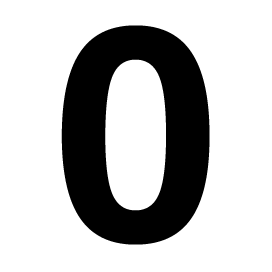
#> input picture data/digits/0.png, 272 x 272 px, given as the content of the folder ./data/initial/, which was not available
$ python convert.py
#> lines starting #> are read from the running program, lines starting #| are printed output that depends on the picture; pictures that were not available may be replaced by others from this repository, and a replacement may not be noted
### tools.py
import base64
import cv2
import math
import os
from io import BytesIO

import numpy as np
from PIL import Image, ImageChops, ImageOps
from scipy import ndimage
from skimage import io

from constants import RGB_MAX, IMG_EXTENSION, IMG_SIZE, INNER_BOX, OUTER_BOX, IMG_FORMAT, SEQ_MODEL_PATH, \
    LR_MODEL_PATH, ALPHA


# [30 lines left out: functions image_to_shape, import_images_from_dir, normalize, not called in this run]


def resize(img_arr):
    rows, cols = img_arr.shape
    if rows > cols:
        factor = float(INNER_BOX) / rows
        rows = INNER_BOX
        cols = int(round(cols * factor))
    else:
        factor = float(INNER_BOX) / cols
        cols = INNER_BOX
        rows = int(round(rows * factor))

    # Fits a digit into a 20x20 bounding box
    img_arr = cv2.resize(img_arr, (cols, rows))

    # Adds missing rows & columns to get a 28x28 image
    cols_padding = (int(math.ceil((OUTER_BOX - cols) / 2.0)), int(math.floor((OUTER_BOX - cols) / 2.0)))
    rows_padding = (int(math.ceil((OUTER_BOX - rows) / 2.0)), int(math.floor((OUTER_BOX - rows) / 2.0)))
    img_arr = np.lib.pad(img_arr, (rows_padding, cols_padding), 'constant')

    return img_arr


def getBestShift(img_arr):
    rows, cols = img_arr.shape
    cy, cx = ndimage.measurements.center_of_mass(img_arr)
    shift_x = np.round(cols / 2.0 - cx).astype(int)
    shift_y = np.round(rows / 2.0 - cy).astype(int)
    return shift_x, shift_y


def shift(img_arr, sx, sy):
    rows, cols = img_arr.shape
    M = np.float32([[1, 0, sx], [0, 1, sy]])
    shifted_img_arr = cv2.warpAffine(img_arr, M, (cols, rows))
    return shifted_img_arr


def trim(img):
    bg = Image.new(img.mode, img.size, img.getpixel((0, 0)))
    diff = ImageChops.difference(img, bg)
    diff = ImageChops.add(diff, diff, 2.0, -100)
    bbox = diff.getbbox()
    return img.crop(bbox)


def remove_transparency(img, bg_color=(RGB_MAX, RGB_MAX, RGB_MAX)):
    # Only process if image has transparency (http://stackoverflow.com/a/1963146)
    if img.mode in ('RGBA', 'LA') or (img.mode == 'P' and 'transparency' in img.info):

        # Need to convert to RGBA if LA format due to a bug in PIL (http://stackoverflow.com/a/1963146)
        alpha = img.convert('RGBA').split()[-1]

        # Create a new background image of our matt color.
        # Must be RGBA because paste requires both images have the same format
        # (http://stackoverflow.com/a/8720632  and  http://stackoverflow.com/a/9459208)
        bg = Image.new('RGB', img.size, bg_color + (ALPHA,))
        bg.paste(img, mask=alpha)
        return bg

    else:
        return img


def full_conversion(img):
    img = remove_transparency(img)
    img = img.convert('L')
    img = trim(img)
    img = img.crop()
    img = ImageOps.invert(img)

    # Need to have access to pixels by the index
    img_arr = np.asarray(img)
    img_arr = resize(img_arr)
    # Shifts an image using the center of mass
    shift_x, shift_y = getBestShift(img_arr)
    img_arr = shift(img_arr, shift_x, shift_y)

    # Converts an array back to PIL Image
    img = Image.fromarray(img_arr)
    return img


# [11 lines left out: functions image_from_b64, convert_b64_image, not called in this run]


def default(o):
    if isinstance(o, np.int64): return int(o)
    raise TypeError

### convert.py
import os

from constants import CONVERTED_PATH, INITIAL_PATH, IMG_EXTENSION, IMG_FORMAT
from tools import full_conversion
from PIL import Image


directory = os.fsencode(INITIAL_PATH)

for file in os.listdir(directory):
    filename = os.fsdecode(file)
    if filename.endswith(IMG_EXTENSION):
        img = Image.open(INITIAL_PATH + filename)
#> img is the input picture: PIL image 272x272 L; min 0, max 255, mean 188.4
        img = full_conversion(img)
#> in trim, `bg = Image.new(img.mode, img.size, img.getpixel((0, 0)))`: bg: PIL image 272x272 L; every value is 255
#> in trim, `diff = ImageChops.difference(img, bg)`:
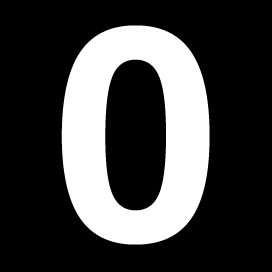
#> diff: PIL image 272x272 L; min 0, max 255, mean 66.6
#> in trim, `diff = ImageChops.add(diff, diff, 2.0, -100)`:
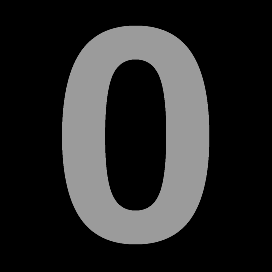
#> diff: PIL image 272x272 L; min 0, max 155, mean 40.1
#> in trim, `bbox = diff.getbbox()`: bbox = (62, 25, 210, 245)
#> in trim, `return img.crop(bbox)`:
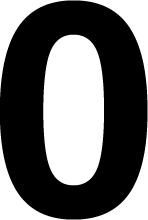
#> returned value: PIL image 148x220 L; min 0, max 255, mean 103.7
#> in full_conversion, `img = ImageOps.invert(img)`:
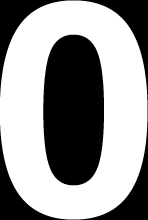
#> img: PIL image 148x220 L; min 0, max 255, mean 151.3
#> in resize, `img_arr = np.lib.pad(img_arr, (rows_padding, cols_padding), 'constant')`:
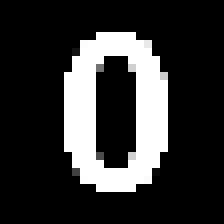
#> img_arr: shape (28, 28) (shown 8 times larger); min 0, max 255, mean 50.9
#> in getBestShift, `cy, cx = ndimage.measurements.center_of_mass(img_arr)`: cy = 13.52; cx = 13.99
#> in getBestShift, `shift_x = np.round(cols / 2.0 - cx).astype(int)`: shift_x = 0
#> in shift, `M = np.float32([[1, 0, sx], [0, 1, sy]])`: M = [[1, 0, 0], [0, 1, 0]]
        img.save(CONVERTED_PATH + filename, IMG_FORMAT)

$ run again, on data/digits/4.png
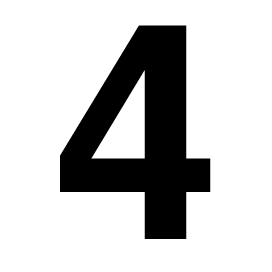
#> input picture data/digits/4.png, 272 x 272 px, given as the content of the folder ./data/initial/, which was not available
#> img is the input picture: PIL image 272x272 L; min 0, max 255, mean 198.9
#> bg: PIL image 272x272 L; every value is 255
#> in trim, `diff = ImageChops.add(diff, diff, 2.0, -100)`:
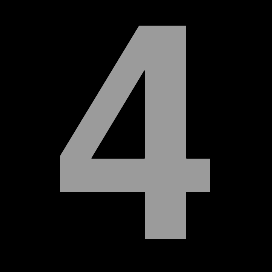
#> diff: PIL image 272x272 L; min 0, max 155, mean 33.7
#> bbox = (60, 25, 210, 239)
#> img: PIL image 150x214 L
#> in resize, `img_arr = np.lib.pad(img_arr, (rows_padding, cols_padding), 'constant')`:
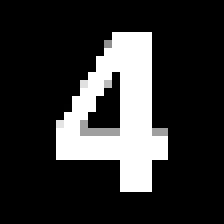
#> img_arr: shape (28, 28) (shown 8 times larger); min 0, max 255, mean 48.8
#> cy = 13.81; cx = 14.27
#> in getBestShift, `shift_x = np.round(cols / 2.0 - cx).astype(int)`: shift_x = 0
#> M = [[1, 0, 0], [0, 1, 0]]

$ run again, on data/digits/5.png
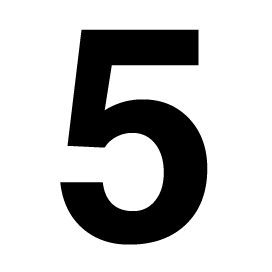
#> input picture data/digits/5.png, 272 x 272 px, given as the content of the folder ./data/initial/, which was not available
#> img is the input picture: PIL image 272x272 L; min 0, max 255, mean 193.9
#> bg: PIL image 272x272 L; every value is 255
#> in trim, `diff = ImageChops.add(diff, diff, 2.0, -100)`:
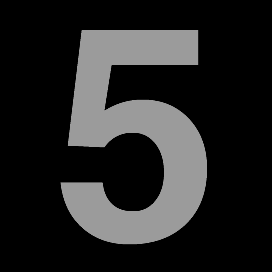
#> diff: PIL image 272x272 L; min 0, max 155, mean 36.7
#> bbox = (60, 30, 207, 245)
#> img: PIL image 147x215 L
#> in resize, `img_arr = np.lib.pad(img_arr, (rows_padding, cols_padding), 'constant')`:
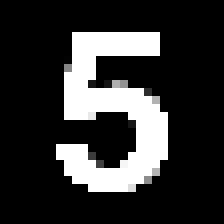
#> img_arr: shape (28, 28) (shown 8 times larger); min 0, max 255, mean 50.9
#> cy = 13.53; cx = 13.62
#> in getBestShift, `shift_x = np.round(cols / 2.0 - cx).astype(int)`: shift_x = 0
#> M = [[1, 0, 0], [0, 1, 0]]
